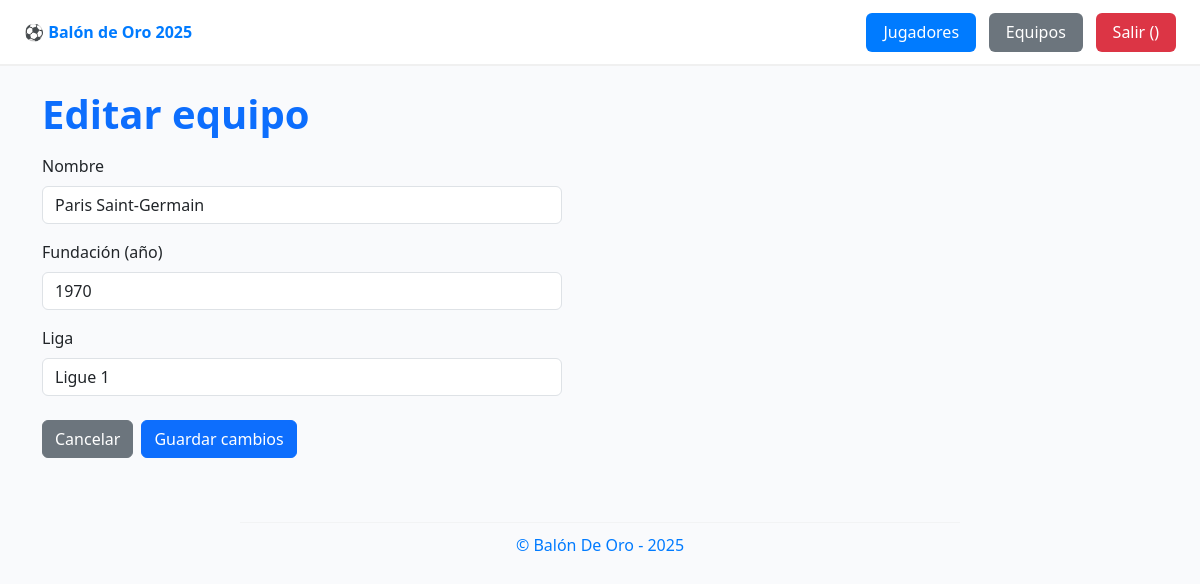
The app's page /equipos/editar/1 (signed in) with its own data.
### tables this page shows
CREATE TABLE `equipos` (
  `id_equipo` int(11) NOT NULL,
  `nombre` varchar(100) NOT NULL,
  `fundacion` smallint(5) UNSIGNED NOT NULL,
  `liga` varchar(50) NOT NULL
);

### app/controllers/equipo.controller.php (called while the page is built, shortened)
<?php
require_once __DIR__ . '/../models/equipo.model.php';
class EquipoController {
    private $model;
    public function __construct() {
        $this->model = new EquipoModel();
    }
    public function editForm(int $id) {
        $equipo = $this->model->getById($id);
        require __DIR__ . '/../views/equipos/form.php';
    }
}

### app/models/equipo.model.php (called while the page is built, shortened)
<?php
class EquipoModel {
    private $db;
    public function __construct() {
        $this->db = new PDO('mysql:host=' . DB_HOST . ';dbname=' . DB_NAME . ';charset=utf8', DB_USER, DB_PASS);
    }
    public function getById(int $id) {
        $q = $this->db->prepare("SELECT * FROM equipos WHERE id_equipo=?");
        $q->execute([$id]);
        return $q->fetch(PDO::FETCH_OBJ);
    }
}

### app/views/equipos/form.php (the view, shortened to what this page needs)
<?php require_once __DIR__ . '/../templates/header.php'; ?>
<main>
  <header>
    <h1 class="text-primary mt-3"><?= $equipo ? 'Editar equipo' : 'Agregar equipo' ?></h1>
  </header>
  <section class="mt-3">
    <form method="post" action="<?= BASE_URL . ($equipo ? 'equipos/actualizar' : 'equipos/crear') ?>" style="max-width:520px">
        <fieldset class="mb-3">
            <label class="form-label">Nombre</label>
            <input class="form-control" name="nombre" required value="<?= $equipo ? htmlspecialchars($equipo->nombre) : '' ?>">
        </fieldset>
        <fieldset class="mb-3">
            <label class="form-label">Fundación (año)</label>
            <input type="number" min="1800" max="2100" class="form-control" name="fundacion" required value="<?= $equipo ? htmlspecialchars($equipo->fundacion) : '' ?>">
        </fieldset>
        <fieldset class="mb-4">
            <label class="form-label">Liga</label>
            <input class="form-control" name="liga" required value="<?= $equipo ? htmlspecialchars($equipo->liga) : '' ?>">
        </fieldset>
        <footer class="d-flex gap-2">
            <a class="btn btn-secondary" href="<?= BASE_URL ?>equipos">Cancelar</a>
            <button class="btn btn-primary"><?= $equipo ? 'Guardar cambios' : 'Crear' ?></button>
        </footer>
    </form>
  </section>
</main>
<?php require_once __DIR__ . '/../templates/footer.php'; ?>

### app/views/templates/header.php (style rules this page uses)
body { background-color: #f9fafc; }
h1 { color: #007bff; font-weight: bold; margin-top: 1.5rem; margin-bottom: 1rem; }

### records on screen
equipos: nombre "Paris Saint-Germain", fundacion "1970", liga "Ligue 1"
